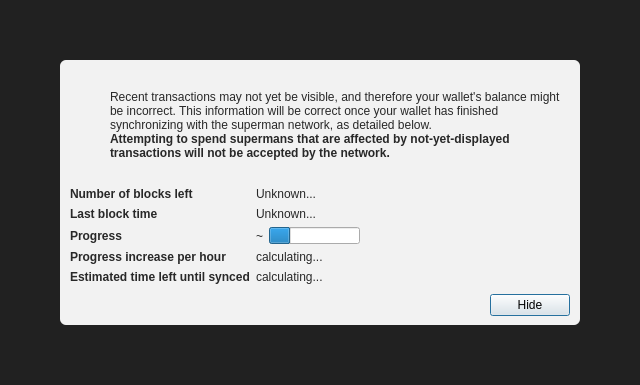
<?xml version="1.0" encoding="UTF-8"?>
<ui version="4.0">
 <class>ModalOverlay</class>
 <widget class="QWidget" name="ModalOverlay">
  <property name="geometry">
   <rect>
    <x>0</x>
    <y>0</y>
    <width>640</width>
    <height>385</height>
   </rect>
  </property>
  <property name="windowTitle">
   <string>Form</string>
  </property>
  <layout class="QVBoxLayout" name="verticalLayout" stretch="0">
   <property name="sizeConstraint">
    <enum>QLayout::SetDefaultConstraint</enum>
   </property>
   <property name="leftMargin">
    <number>0</number>
   </property>
   <property name="topMargin">
    <number>0</number>
   </property>
   <property name="rightMargin">
    <number>0</number>
   </property>
   <property name="bottomMargin">
    <number>0</number>
   </property>
   <item>
    <widget class="QWidget" name="bgWidget" native="true">
     <property name="styleSheet">
      <string notr="true">#bgWidget { background: rgba(0,0,0,220); }</string>
     </property>
     <layout class="QVBoxLayout" name="verticalLayoutMain" stretch="1">
      <property name="leftMargin">
       <number>60</number>
      </property>
      <property name="topMargin">
       <number>60</number>
      </property>
      <property name="rightMargin">
       <number>60</number>
      </property>
      <property name="bottomMargin">
       <number>60</number>
      </property>
      <item>
       <widget class="QWidget" name="contentWidget" native="true">
        <property name="styleSheet">
         <string notr="true">#contentWidget { background: rgba(255,255,255,240); border-radius: 6px; }

QLabel { color: rgb(40,40,40);  }</string>
        </property>
        <layout class="QVBoxLayout" name="verticalLayoutSub" stretch="1,0,0,0">
         <property name="spacing">
          <number>0</number>
         </property>
         <property name="leftMargin">
          <number>10</number>
         </property>
         <property name="topMargin">
          <number>10</number>
         </property>
         <property name="rightMargin">
          <number>10</number>
         </property>
         <property name="bottomMargin">
          <number>10</number>
         </property>
         <item>
          <layout class="QHBoxLayout" name="horizontalLayoutIconText" stretch="0,1">
           <property name="topMargin">
            <number>20</number>
           </property>
           <item>
            <layout class="QVBoxLayout" name="verticalLayoutIcon">
             <property name="leftMargin">
              <number>0</number>
             </property>
             <item>
              <widget class="QPushButton" name="warningIcon">
               <property name="enabled">
                <bool>false</bool>
               </property>
               <property name="text">
                <string/>
               </property>
               <property name="icon">
                <iconset>
                 <normaloff>:/icons/warning</normaloff>
                 <disabledoff>:/icons/warning</disabledoff>:/icons/warning</iconset>
               </property>
               <property name="iconSize">
                <size>
                 <width>48</width>
                 <height>48</height>
                </size>
               </property>
               <property name="flat">
                <bool>true</bool>
               </property>
              </widget>
             </item>
             <item>
              <spacer name="verticalSpacerWarningIcon">
               <property name="orientation">
                <enum>Qt::Vertical</enum>
               </property>
               <property name="sizeHint" stdset="0">
                <size>
                 <width>20</width>
                 <height>40</height>
                </size>
               </property>
              </spacer>
             </item>
            </layout>
           </item>
           <item>
            <layout class="QVBoxLayout" name="verticalLayoutInfoText">
             <property name="leftMargin">
              <number>0</number>
             </property>
             <property name="topMargin">
              <number>0</number>
             </property>
             <item>
              <widget class="QLabel" name="infoText">
               <property name="text">
                <string>Recent transactions may not yet be visible, and therefore your wallet's balance might be incorrect. This information will be correct once your wallet has finished synchronizing with the superman network, as detailed below.</string>
               </property>
               <property name="textFormat">
                <enum>Qt::RichText</enum>
               </property>
               <property name="wordWrap">
                <bool>true</bool>
               </property>
              </widget>
             </item>
             <item>
              <widget class="QLabel" name="infoTextStrong">
               <property name="font">
                <font>
                 <weight>75</weight>
                 <bold>true</bold>
                </font>
               </property>
               <property name="text">
                <string>Attempting to spend supermans that are affected by not-yet-displayed transactions will not be accepted by the network.</string>
               </property>
               <property name="textFormat">
                <enum>Qt::RichText</enum>
               </property>
               <property name="wordWrap">
                <bool>true</bool>
               </property>
              </widget>
             </item>
             <item>
              <spacer name="verticalSpacerInTextSpace">
               <property name="orientation">
                <enum>Qt::Vertical</enum>
               </property>
               <property name="sizeHint" stdset="0">
                <size>
                 <width>20</width>
                 <height>40</height>
                </size>
               </property>
              </spacer>
             </item>
            </layout>
           </item>
          </layout>
         </item>
         <item>
          <spacer name="verticalSpacerAfterText">
           <property name="orientation">
            <enum>Qt::Vertical</enum>
           </property>
           <property name="sizeHint" stdset="0">
            <size>
             <width>20</width>
             <height>40</height>
            </size>
           </property>
          </spacer>
         </item>
         <item>
          <layout class="QFormLayout" name="formLayout">
           <property name="fieldGrowthPolicy">
            <enum>QFormLayout::FieldsStayAtSizeHint</enum>
           </property>
           <property name="horizontalSpacing">
            <number>6</number>
           </property>
           <property name="verticalSpacing">
            <number>6</number>
           </property>
           <property name="topMargin">
            <number>10</number>
           </property>
           <item row="0" column="0">
            <widget class="QLabel" name="labelNumberOfBlocksLeft">
             <property name="font">
              <font>
               <weight>75</weight>
               <bold>true</bold>
              </font>
             </property>
             <property name="text">
              <string>Number of blocks left</string>
             </property>
            </widget>
           </item>
           <item row="0" column="1">
            <widget class="QLabel" name="numberOfBlocksLeft">
             <property name="text">
              <string>Unknown...</string>
             </property>
            </widget>
           </item>
           <item row="1" column="0">
            <widget class="QLabel" name="labelLastBlockTime">
             <property name="font">
              <font>
               <weight>75</weight>
               <bold>true</bold>
              </font>
             </property>
             <property name="text">
              <string>Last block time</string>
             </property>
            </widget>
           </item>
           <item row="1" column="1">
            <widget class="QLabel" name="newestBlockDate">
             <property name="sizePolicy">
              <sizepolicy hsizetype="Maximum" vsizetype="Preferred">
               <horstretch>0</horstretch>
               <verstretch>0</verstretch>
              </sizepolicy>
             </property>
             <property name="text">
              <string>Unknown...</string>
             </property>
            </widget>
           </item>
           <item row="2" column="0">
            <widget class="QLabel" name="labelSyncDone">
             <property name="font">
              <font>
               <weight>75</weight>
               <bold>true</bold>
              </font>
             </property>
             <property name="text">
              <string>Progress</string>
             </property>
            </widget>
           </item>
           <item row="2" column="1">
            <layout class="QHBoxLayout" name="horizontalLayoutSync" stretch="0,1">
             <item>
              <widget class="QLabel" name="percentageProgress">
               <property name="text">
                <string notr="true">~</string>
               </property>
              </widget>
             </item>
             <item>
              <widget class="QProgressBar" name="progressBar">
               <property name="value">
                <number>24</number>
               </property>
               <property name="format">
                <string/>
               </property>
              </widget>
             </item>
            </layout>
           </item>
           <item row="4" column="0">
            <widget class="QLabel" name="labelProgressIncrease">
             <property name="font">
              <font>
               <weight>75</weight>
               <bold>true</bold>
              </font>
             </property>
             <property name="text">
              <string>Progress increase per hour</string>
             </property>
            </widget>
           </item>
           <item row="4" column="1">
            <widget class="QLabel" name="progressIncreasePerH">
             <property name="text">
              <string>calculating...</string>
             </property>
            </widget>
           </item>
           <item row="5" column="0">
            <widget class="QLabel" name="labelEstimatedTimeLeft">
             <property name="font">
              <font>
               <weight>75</weight>
               <bold>true</bold>
              </font>
             </property>
             <property name="text">
              <string>Estimated time left until synced</string>
             </property>
            </widget>
           </item>
           <item row="5" column="1">
            <widget class="QLabel" name="expectedTimeLeft">
             <property name="text">
              <string>calculating...</string>
             </property>
            </widget>
           </item>
          </layout>
         </item>
         <item>
          <layout class="QHBoxLayout" name="horizontalLayoutButtons">
           <property name="leftMargin">
            <number>10</number>
           </property>
           <property name="topMargin">
            <number>10</number>
           </property>
           <item>
            <spacer name="horizontalSpacer">
             <property name="orientation">
              <enum>Qt::Horizontal</enum>
             </property>
             <property name="sizeHint" stdset="0">
              <size>
               <width>40</width>
               <height>20</height>
              </size>
             </property>
            </spacer>
           </item>
           <item>
            <widget class="QPushButton" name="closeButton">
             <property name="text">
              <string>Hide</string>
             </property>
             <property name="shortcut">
              <string>Esc</string>
             </property>
             <property name="focusPolicy">
              <enum>Qt::StrongFocus</enum>
             </property>
             <property name="default">
              <bool>true</bool>
             </property>
            </widget>
           </item>
          </layout>
         </item>
        </layout>
       </widget>
      </item>
     </layout>
    </widget>
   </item>
  </layout>
 </widget>
 <resources/>
 <connections/>
</ui>
